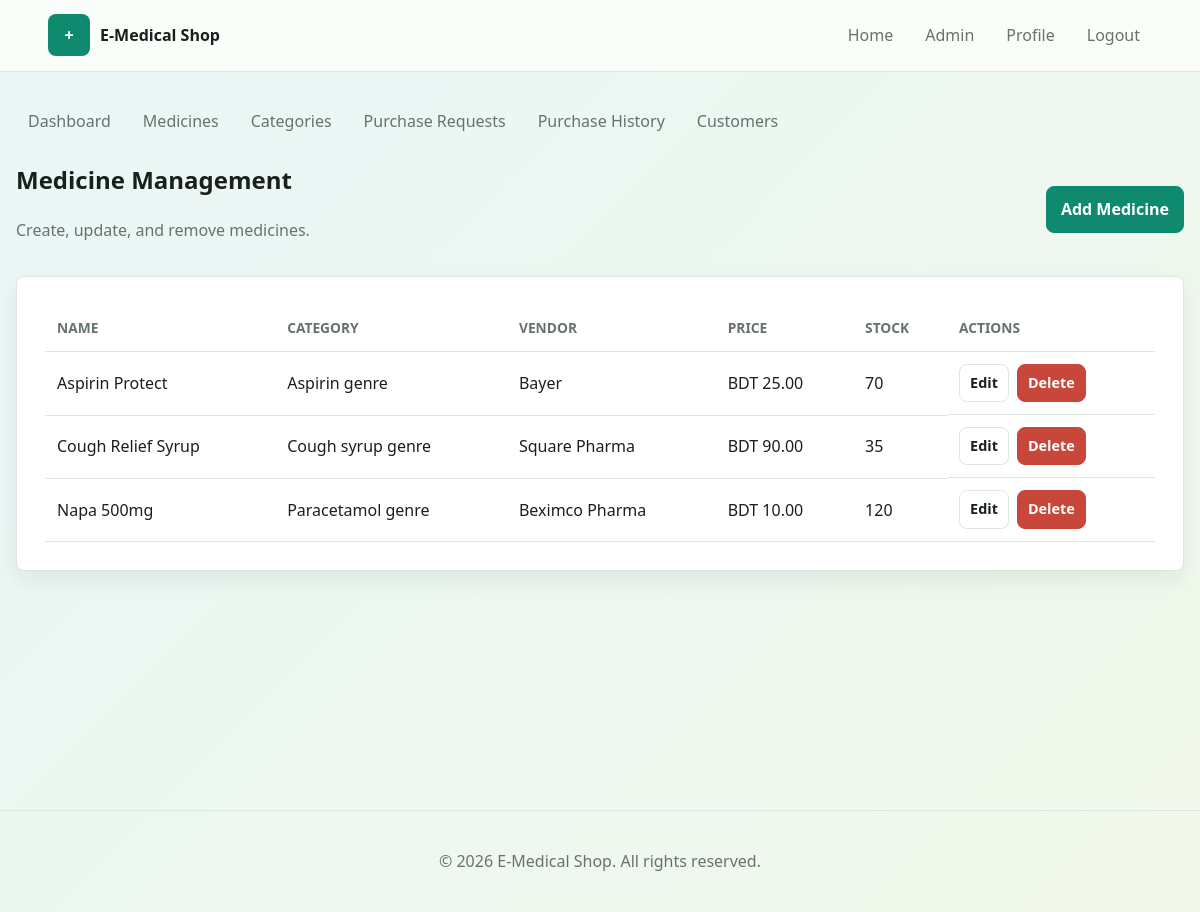
Page /admin/medicines (signed in) on the committed database.
### tables this page shows
CREATE TABLE IF NOT EXISTS medicines (
    id INT AUTO_INCREMENT PRIMARY KEY,
    name VARCHAR(150) NOT NULL,
    category_id INT NOT NULL,
    vendor_name VARCHAR(120) NOT NULL,
    vendor_id INT NULL,
    price DECIMAL(10,2) NOT NULL,
    availability INT NOT NULL DEFAULT 0,
    description TEXT NULL,
    image_path VARCHAR(255) NULL,
    created_at TIMESTAMP DEFAULT CURRENT_TIMESTAMP,
    CONSTRAINT fk_medicines_category FOREIGN KEY (category_id) REFERENCES categories(id),
    CONSTRAINT fk_medicines_vendor FOREIGN KEY (vendor_id) REFERENCES users(id) ON DELETE SET NULL
);

CREATE TABLE IF NOT EXISTS categories (
    id INT AUTO_INCREMENT PRIMARY KEY,
    name VARCHAR(120) NOT NULL,
    category_type ENUM('liquid', 'solid') NOT NULL,
    created_at TIMESTAMP DEFAULT CURRENT_TIMESTAMP
);

### helpers/helpers.php (called while the page is built, shortened)
<?php
function base_path()
{
    $script = str_replace("\\", "/", $_SERVER["SCRIPT_NAME"] ?? "");
    $dir = rtrim(str_replace("\\", "/", dirname($script)), "/");
    $parts = explode("/", $dir);
    $encoded_parts = array();
    foreach ($parts as $part) {
        $encoded_parts[] = rawurlencode(rawurldecode($part));
    }
    return implode("/", $encoded_parts);
}
function url($path = "")
{
    $path = ltrim($path, "/");
    if ($path == "") {
        return base_path() . "/";
    }
    return base_path() . "/" . $path;
}
function e($value)
{
    return htmlspecialchars((string) $value, ENT_QUOTES, "UTF-8");
}
function view($template, $data = array(), $layout = "layout/main")
{
    extract($data);
    include BASE_PATH . "/views/" . $template . ".php";
}

### controllers/AdminController.php (called while the page is built, shortened)
<?php
function admin_medicines()
{
    view("admin/medicines", array(
        "title" => "Medicines",
        "medicines" => medicine_all()
    ));
}

### config/database.php (called while the page is built, shortened)
<?php
$servername = "localhost";
$username = "root";
$password = "";
$dbname = "E_medicine_shop";
$conn = mysqli_connect($servername, $username, $password, $dbname);
mysqli_set_charset($conn, "utf8mb4");
function db()
{
    global $conn;
    return $conn;
}
function db_select($sql, $types = "", $values = array())
{
    $conn = db();
    $stmt = mysqli_prepare($conn, $sql);
    if (!mysqli_stmt_execute($stmt)) {
        die("SQL execute failed: " . mysqli_stmt_error($stmt));
    }
    $result = mysqli_stmt_get_result($stmt);
    $rows = array();
    while ($row = mysqli_fetch_assoc($result)) {
        $rows[] = $row;
    }
    return $rows;
}

### models/Medicine.php (called while the page is built, shortened)
<?php
function medicine_all($filters = array())
{
    $sql = "SELECT medicines.*, categories.name AS category_name, categories.category_type
            FROM medicines
            JOIN categories ON categories.id = medicines.category_id
            WHERE 1 = 1";
    $types = "";
    $values = array();
    $sql .= " ORDER BY medicines.created_at DESC, medicines.name ASC";
    return db_select($sql, $types, $values);
}

### views/admin/medicines.php (the view, shortened to what this page needs)
<?php require BASE_PATH . '/views/admin/_nav.php'; ?>
<section class="section-head">
    <div>
        <h1>Medicine Management</h1>
        <p class="muted">Create, update, and remove medicines.</p>
    </div>
    <a class="button primary" href="<?= url('/admin/medicines/create') ?>">Add Medicine</a>
</section>
<section class="panel">
    <div class="table-wrap">
        <table class="data-table">
            <thead>
                <tr>
                    <th>Name</th>
                    <th>Category</th>
                    <th>Vendor</th>
                    <th>Price</th>
                    <th>Stock</th>
                    <th>Actions</th>
                </tr>
            </thead>
            <tbody>
                <?php foreach ($medicines as $medicine): ?>
                    <tr>
                        <td><?= e($medicine['name']) ?></td>
                        <td><?= e($medicine['category_name']) ?></td>
                        <td><?= e($medicine['vendor_name']) ?></td>
                        <td>BDT <?= e(number_format((float) $medicine['price'], 2)) ?></td>
                        <td><?= e($medicine['availability']) ?></td>
                        <td class="actions">
                            <a class="button small" href="<?= url('/admin/medicines/edit/' . $medicine['id']) ?>">Edit</a>
                            <form method="post" action="<?= url('/admin/medicines/delete/' . $medicine['id']) ?>" data-confirm="Delete this medicine?">
                                <button class="button small danger" type="submit">Delete</button>
                            </form>
                        </td>
                    </tr>
                <?php endforeach; ?>
            </tbody>
        </table>
    </div>
</section>

### assets/css/styles.css (style rules this page uses)
:root { --ink: #17211c; --muted: #65736c; --line: #dce7e1; --paper: #fbfdf9; --panel: #ffffff; --mint: #0f8a6f; --mint-dark: #08614d; --sky: #e8f5f7; --leaf: #eff8e7; --coral: #c8473a; --amber: #a96b08; --shadow: 0 14px 36px rgba(23, 33, 28, 0.1); }
* { box-sizing: border-box; }
body { margin: 0; color: var(--ink); background: linear-gradient(135deg, rgba(232, 245, 247, 0.9), rgba(239, 248, 231, 0.8)), var(--paper); font-family: "Trebuchet MS", "Segoe UI", sans-serif; line-height: 1.55; }
a { color: inherit; text-decoration: none; }
button, input, select, textarea { font: inherit; }
.muted { color: var(--muted); }
.panel, .medicine-card, .stat-card { background: var(--panel); border: 1px solid var(--line); border-radius: 8px; box-shadow: 0 10px 24px rgba(23, 33, 28, 0.07); }
.panel { padding: clamp(18px, 3vw, 28px); }
.section-head { display: flex; align-items: center; justify-content: space-between; gap: 16px; margin-bottom: 18px; }
.section-head h1, .panel h1, .panel h2 { margin-top: 0; }
.button, button.button { display: inline-flex; align-items: center; justify-content: center; min-height: 42px; padding: 10px 14px; color: var(--ink); background: #ffffff; border: 1px solid var(--line); border-radius: 8px; cursor: pointer; font-weight: 800; }
.button.primary { color: #ffffff; background: var(--mint); border-color: var(--mint); }
.button.small { min-height: 34px; padding: 7px 10px; font-size: 0.9rem; }
.button.danger, .danger { color: #ffffff; background: var(--coral); border-color: var(--coral); }
.table-wrap { overflow-x: auto; }
.data-table { width: 100%; border-collapse: collapse; min-width: 720px; }
.data-table th, .data-table td { padding: 12px; text-align: left; border-bottom: 1px solid var(--line); vertical-align: middle; }
.data-table th { color: var(--muted); font-size: 0.86rem; text-transform: uppercase; letter-spacing: 0; }
.actions { display: flex; gap: 8px; flex-wrap: wrap; }
.actions form { margin: 0; }

### rows in the picture
medicines: name "Aspirin Protect", category.name "Aspirin genre", vendor_name "Bayer", price "25.00", availability "70"
medicines: name "Cough Relief Syrup", category.name "Cough syrup genre", vendor_name "Square Pharma", price "90.00", availability "35"
medicines: name "Napa 500mg", category.name "Paracetamol genre", vendor_name "Beximco Pharma", price "10.00", availability "120"

### other values in the picture
APP_NAME "E-Medical Shop"
